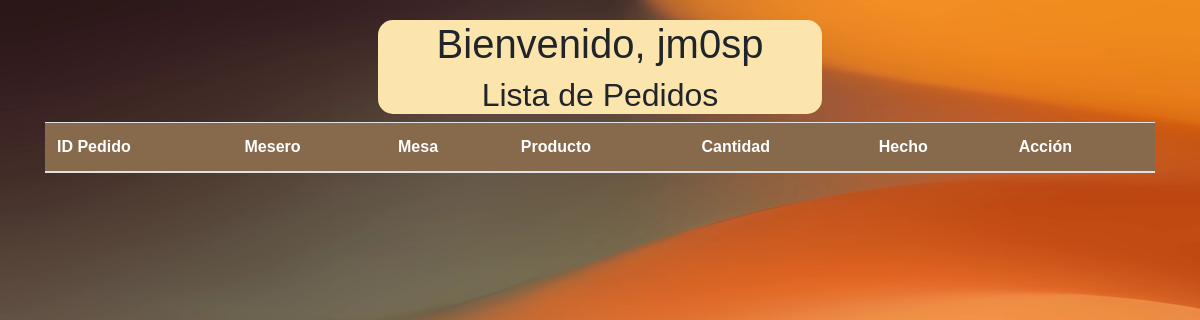
Before: /chef/ (signed in) with the older database file.
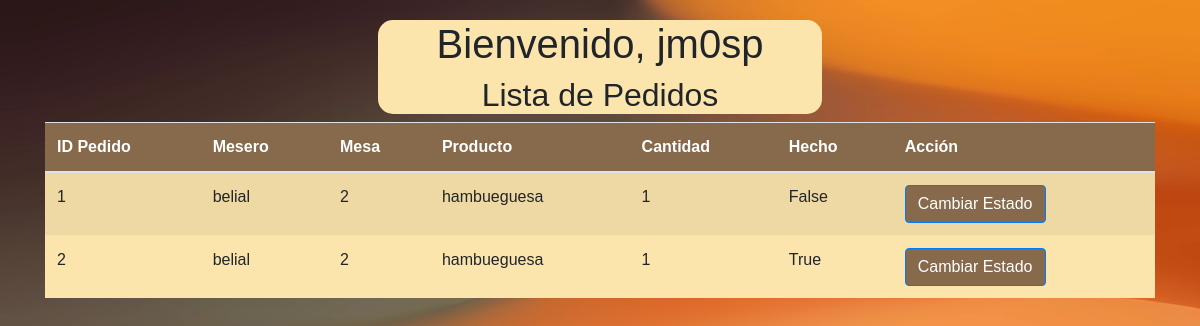
After: the same page with the newer database file.
### myapp/models.py (models this page shows)
class User(AbstractUser):
    is_chef = models.BooleanField(default=False)
    is_waiter = models.BooleanField(default=False)

class Pedido(models.Model):
    idPedido = models.AutoField(primary_key=True)
    idMesero = models.ForeignKey(User, on_delete=models.CASCADE)
    mesa = models.ForeignKey(Mesa,on_delete=models.CASCADE)
    idProducto = models.ForeignKey(Producto, on_delete=models.CASCADE)
    cantidad = models.IntegerField()
    hecho = models.BooleanField(default=False)

class Mesa (models.Model):
    idMesa = models.AutoField(primary_key=True)
    numero = models.IntegerField()

class Producto(models.Model):
    idProducto = models.AutoField(primary_key=True)
    descripcion = models.CharField(max_length=100)
    disponible = models.BooleanField(default=True)
    precio = models.DecimalField(max_digits=10, decimal_places=2)
    nombre = models.CharField(max_length=50,default="")
    imgProducto = models.ImageField(upload_to="myapp/static/img", null=True)

### myapp/views.py (the view)
# urls.py: path('chef/', views.chef, name = "chef"),
def chef(request):
    user_id = request.user.id
    usuario = User.objects.get(id=user_id)
    pedidos = Pedido.objects.all()  # Obtén todos los pedidos
    return render(request, 'chef.html', {'usuario': usuario, 'pedidos': pedidos})

### myapp/templates/chef.html (shortened to what this page needs)
{% load static %}
<!DOCTYPE html>
<html lang="es">
<head>
    <link rel="stylesheet" href="https://stackpath.bootstrapcdn.com/bootstrap/4.5.2/css/bootstrap.min.css">
    <link rel="stylesheet" type="text/css" href="{% static 'css/chef.css' %}" />
</head>
<body>
    <div class="container">
        <div class="titulos">
            <h1>Bienvenido, {{ usuario.username }}</h1>
            <h2>Lista de Pedidos</h2>
        </div>
        <div class="table-responsive">
            <table class="table table-striped">
                <thead class="head-tabla">
                    <tr>
                        <th>ID Pedido</th>
                        <th>Mesero</th>
                        <th>Mesa</th>
                        <th>Producto</th>
                        <th>Cantidad</th>
                        <th>Hecho</th>
                        <th>Acción</th>
                    </tr>
                </thead>
                <tbody class="tablaItems">
                    {% for pedido in pedidos %}
                    <tr>
                        <td>{{ pedido.idPedido }}</td>
                        <td>{{ pedido.idMesero.username }}</td>
                        <td>{{ pedido.mesa.numero }}</td>
                        <td>{{ pedido.idProducto.nombre }}</td>
                        <td>{{ pedido.cantidad }}</td>
                        <td>{{ pedido.hecho }}</td>
                        <td>
                            <form method="POST" action="{% url 'cambiar_estado_pedido' pedido.idPedido %}">
                                <button type="submit" class="btn btn-primary" id="botones">Cambiar Estado</button>
                            </form>
                        </td>
                    </tr>
                    {% endfor %}
                </tbody>
            </table>
        </div>
    </div>
</body>
</html>

### myapp/static/css/chef.css (style rules this page uses)
body { font-family:sans-serif; margin: 0; padding: 20px; background-image:url('../img/Fondo.jpg'); }
.titulos { text-align: center; border-radius: 15px; background-color: #fbe5ad; width: 40%; margin: 0 auto; }
.head-tabla { background-color: #87694c; color: white; }
.tablaItems { background-color: #fbe5ad; border-radius: 30px; }
#botones { background-color: #87694c; }

Changed rows visible on the page:
added Pedido: idPedido "1", idMesero.username "belial", mesa.numero "2", idProducto.nombre "hambueguesa", cantidad "1", hecho "False"
added Pedido: idPedido "2", idMesero.username "belial", mesa.numero "2", idProducto.nombre "hambueguesa", cantidad "1", hecho "True"
